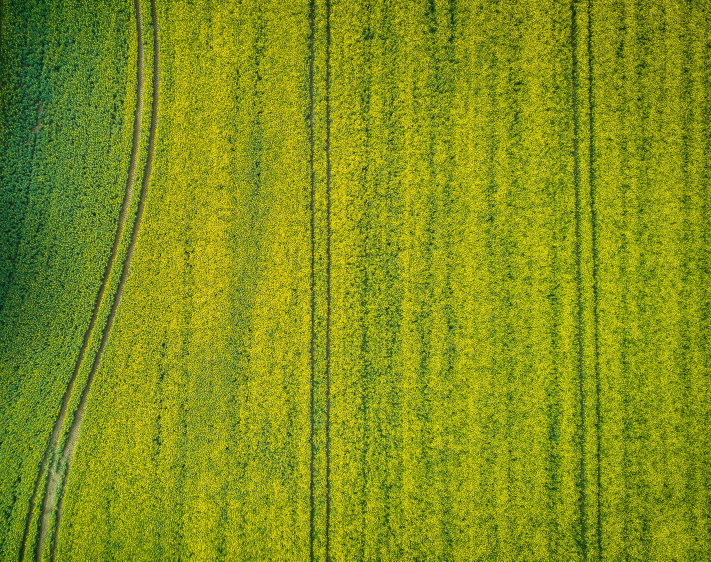
#> input picture assets/pexels-stephanthem-753869.jpg, 1422 x 1123 px (shown at 1/2 size)
$ python test_image_generator.py
#> lines starting #> are read from the running program, lines starting #| are printed output that depends on the picture
from abc import ABCMeta

import numpy as np
from PIL import Image


grassland = Image.open("assets/pexels-stephanthem-753869.jpg")
#> grassland is the input picture: PIL image 1422x1123 RGB; mean R, G, B 130.2, 145.3, 25.3
flower1 = Image.open("assets/Honeycrisp-Apple.png").resize((100, 100))
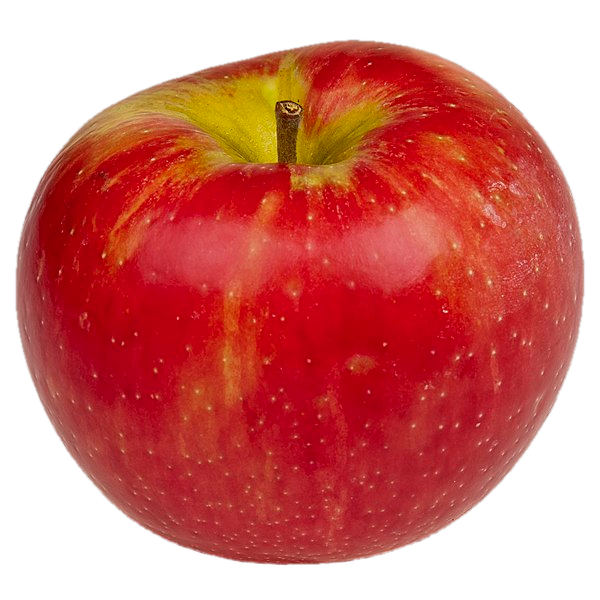
#> input picture assets/Honeycrisp-Apple.png, 600 x 600 px
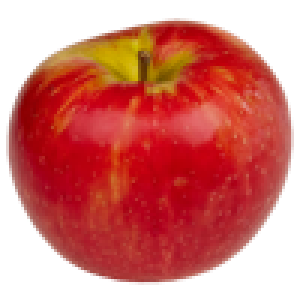
#> flower1: PIL image 100x100 RGBA (shown 3 times larger); mean R, G, B, A 126.4, 35.4, 29.4, 167.5; transparent parts drawn white
flower2 = Image.open("assets/Bananas.svg.png").resize((100, 100))
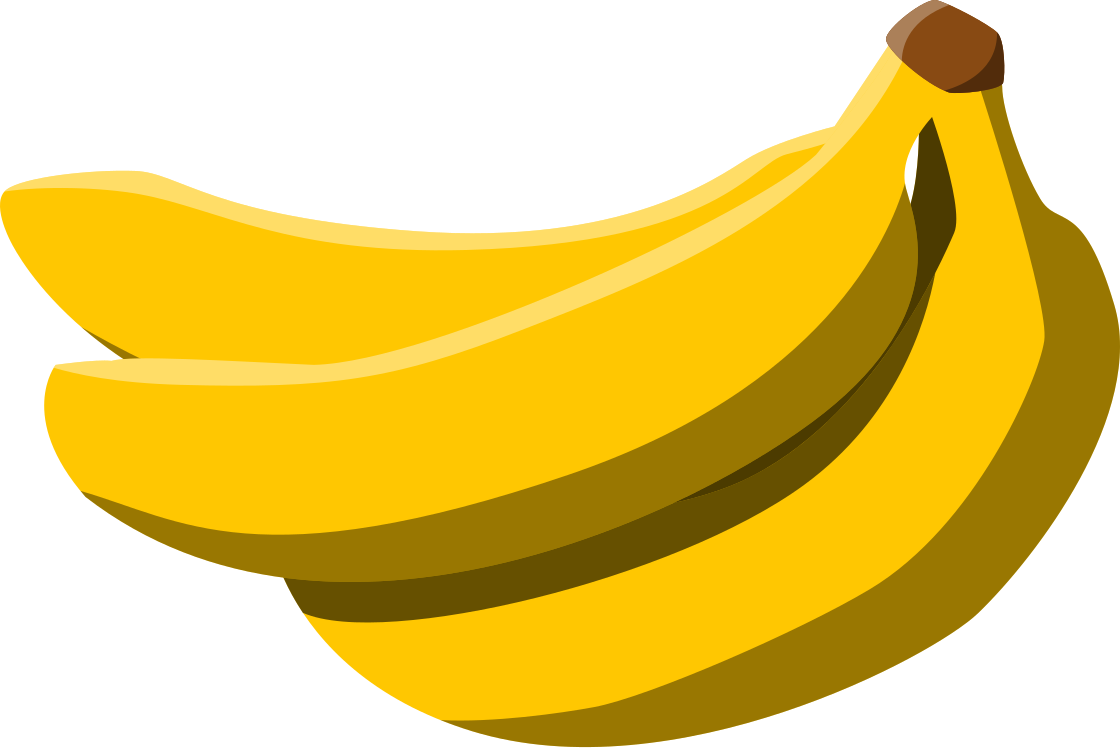
#> input picture assets/Bananas.svg.png, 1120 x 748 px
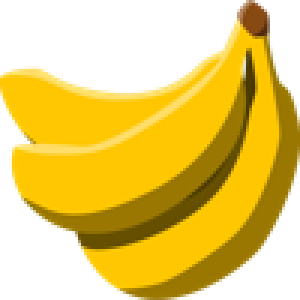
#> flower2: PIL image 100x100 RGBA (shown 3 times larger); mean R, G, B, A 134.9, 106.2, 5.8, 152.3; transparent parts drawn white


class Normal(metaclass=ABCMeta):
    def __init__(self, mu, sigma):
        self.mu = mu
        self.variance = sigma ** 2
        self.coefficient = 1 / np.sqrt(2 * np.pi * self.variance)

    def f(self, x):
        return self.coefficient * np.exp(-0.5 * (x - self.mu) ** 2 / self.variance)


class Logistic(metaclass=ABCMeta):
    def __init__(self, l, k, x0, offset):
        self.l = l
        self.k = k
        self.x0 = x0
        self.offset = offset

    def f(self, x):
        return self.offset + self.l / (1 + np.exp(-1 * self.k * (x - self.x0)))


def generate_2d_random_points(x_min, x_max, y_min, y_max, num_points):
    x_coords = np.random.uniform(x_min, x_max, num_points)
    y_coords = np.random.uniform(y_min, y_max, num_points)

    points = np.column_stack((x_coords, y_coords))
    return points

def generate_single_species():
    normal = Normal(15, 6)

    max_flower = 25
    max_value = normal.f(15)
    coefficient = int(max_flower / max_value)

    for i in range(30):
        flower_number = int(coefficient * normal.f(i))
        result = grassland.copy()
        positions = generate_2d_random_points(0, grassland.width, 0, grassland.height, flower_number)
        for p in positions:
            # x and y value of box must be int,
            # the first `flower` is the image to be pasted, and the second one is a mask to keep its transparency.
            result.paste(flower1, (int(p[0]), int(p[1])), flower1)

        result.save(f"test_images/2024-06-{str(i + 1).zfill(2)}.JPG")  # fill 0, keep its length 2 chars

def generate_invasive():
    pass
